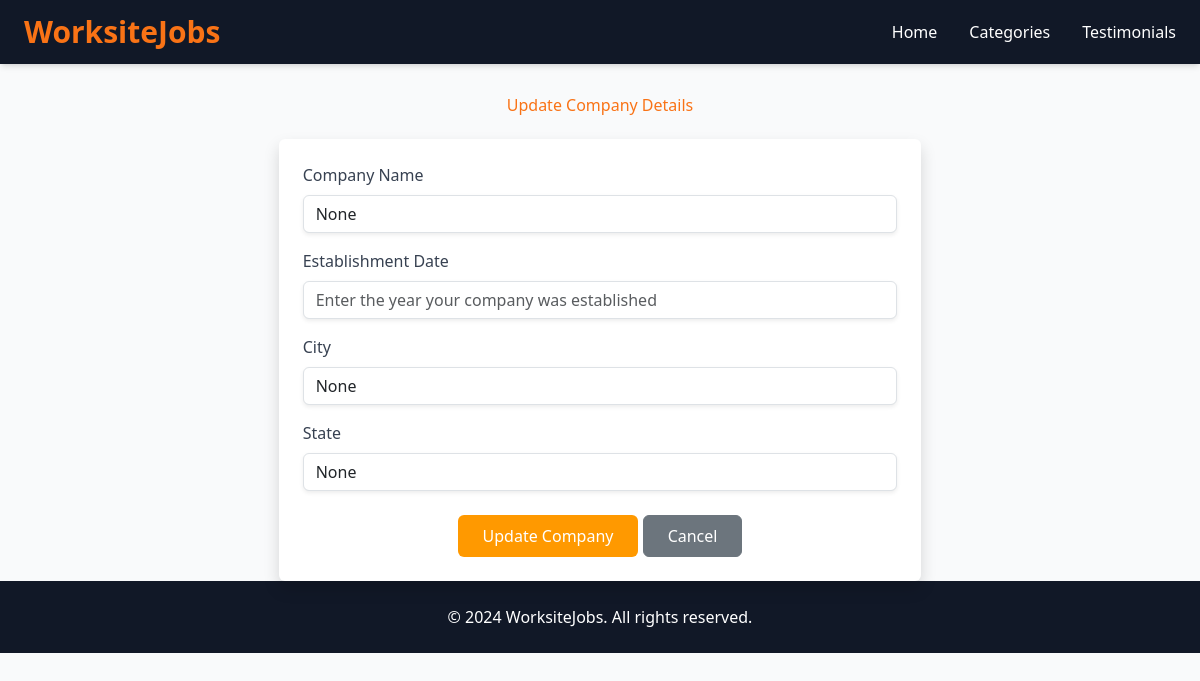
The page /update_company (signed in) on the database as committed earlier.
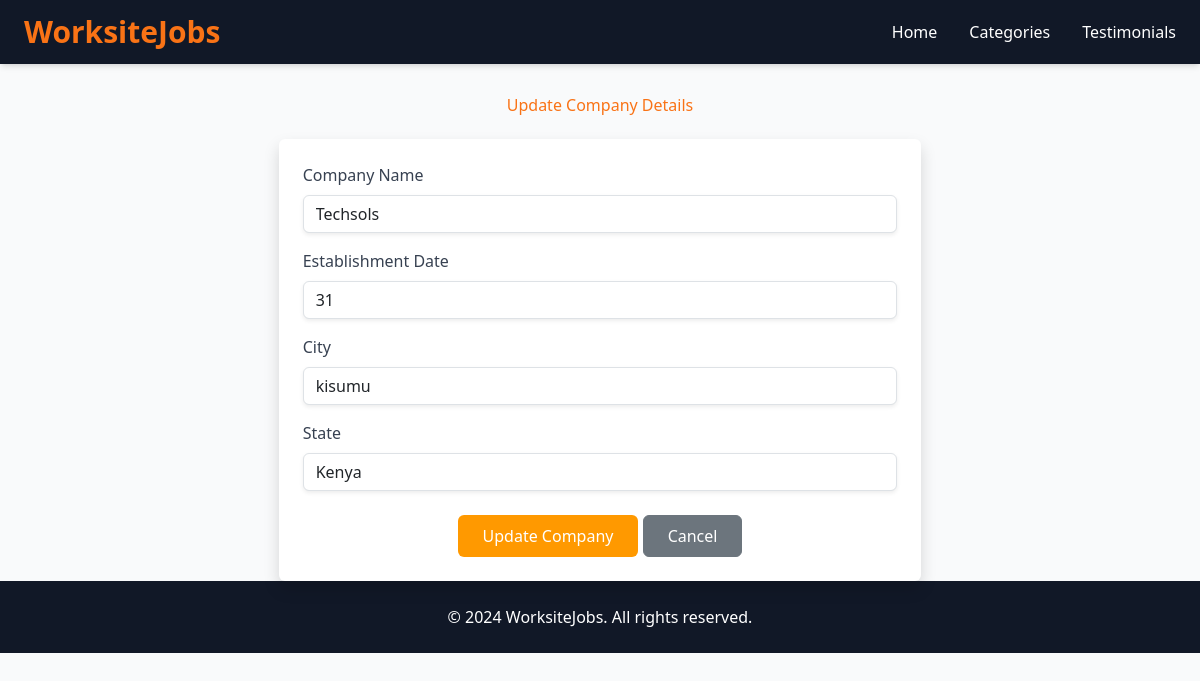
The same page on the database as committed later.
### company/models.py (models this page shows, shortened)
class Company(models.Model):
    user = models.OneToOneField(User, on_delete=models.CASCADE)
    name = models.CharField(max_length=100, null=True, blank=True)
    est_date = models.PositiveIntegerField( null=True, blank=True)
    city = models.CharField(max_length=100, null=True, blank=True)
    state = models.CharField(max_length=100, null=True, blank=True)

### company/views.py (the view)
# urls.py: path('update_company', views.update_company, name='update_company'),
def update_company(request):
    company = get_object_or_404(Company, user=request.user)
    if request.method == 'POST':
        form = UpdateCompanyForm(request.POST, instance=company)
        if form.is_valid():
            form.save()
            request.user.has_company = True
            request.user.save()
            messages.info(request, 'Your company is active, make some job boards')
            return redirect('dashboard')  # Corrected redirect
        else:
            messages.warning(request, 'Something went wrong')
    else:
        form = UpdateCompanyForm(instance=company)
    context = {'form': form}
    return render(request, 'company/update_company.html', context)

### company/forms.py
class UpdateCompanyForm(forms.ModelForm):
    class Meta:
        model = Company
        exclude = ('user', )

### company/templates/company/update_company.html (shortened to what this page needs)
{% extends 'company/base.html' %}
{% block content %}
<div class="container mt-5 pt-5">
    <div class="row justify-content-center">
        <div class="col-md-8">
            <h2 class="text-center text-orange-500 font-weight-bold mb-4">Update Company Details</h2>
            <div class="bg-white shadow rounded p-4">
                <form method="POST" novalidate>
                    <div class="mb-3">
                        <label for="id_name" class="form-label text-gray-700 font-weight-bold">Company Name</label>
                        <input type="text" id="id_name" name="name"
                               value="{{ form.name.value }}"
                               class="form-control border border-gray-300 rounded shadow-sm focus:ring focus:ring-orange-500"
                               placeholder="Enter your company name" required>
                    </div>
                    <div class="mb-3">
                        <label for="id_est_date" class="form-label text-gray-700 font-weight-bold">Establishment Date</label>
                        <input type="number" id="id_est_date" name="est_date"
                               value="{{ form.est_date.value }}"
                               class="form-control border border-gray-300 rounded shadow-sm focus:ring focus:ring-orange-500"
                               placeholder="Enter the year your company was established" required>
                    </div>
                    <div class="mb-3">
                        <label for="id_city" class="form-label text-gray-700 font-weight-bold">City</label>
                        <input type="text" id="id_city" name="city"
                               value="{{ form.city.value }}"
                               class="form-control border border-gray-300 rounded shadow-sm focus:ring focus:ring-orange-500"
                               placeholder="Enter your company city" required>
                    </div>
                    <div class="mb-3">
                        <label for="id_state" class="form-label text-gray-700 font-weight-bold">State</label>
                        <input type="text" id="id_state" name="state"
                               value="{{ form.state.value }}"
                               class="form-control border border-gray-300 rounded shadow-sm focus:ring focus:ring-orange-500"
                               placeholder="Enter your company state" required>
                    </div>
                    <div class="text-center mt-4">
                        <button type="submit" class="btn btn-orange text-white px-4 py-2 rounded">Update Company</button>
                        <a href="{% url 'dashboard' %}" class="btn btn-secondary px-4 py-2 rounded">Cancel</a>
                    </div>
                </form>
            </div>
        </div>
    </div>
</div>
{% endblock %}

Rows that differ between the two databases and show on the page:
changed Company: name "None" → "Techsols"; city "None" → "kisumu"; state "None" → "Kenya"
Other text that changed with them:
form field est_date: (not shown) → "31"
